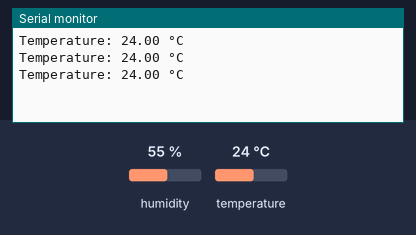
The sketch below on a simulated Arduino Mega 2560, built with avr-gcc and run on an emulated ATmega2560. Parts: the last lines printed to the serial monitor. Inputs (shaded band) come from the test bench; at power-on: temperature 24 °C, humidity 55 %.

Above: at 2.8 s.
2.9 s: temperature set to 12 °C
At 5.5 s:
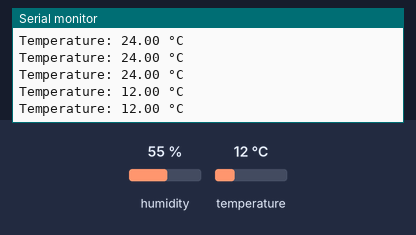
5.6 s: temperature set to 19 °C
At 6.9 s:
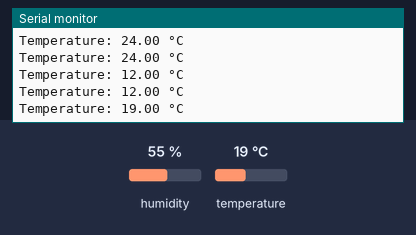
Timing chart, 0 to 8.6 s (numbered marks = the images above; inputs shaded):
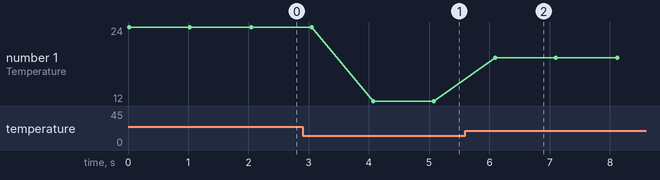

Measured:
- after the input at 2.9 s, the serial monitor: prints a new line after 1.2 s (image 1)
- after the input at 5.6 s, the serial monitor: prints a new line after 0.50 s (image 2)
- plotted number 1: 24 → 12 after the input at 2.9 s, 12 → 19 after the input at 5.6 s

The sketch:

Temp.ino
```cpp
#include <DHT.h>     // ← ต้องเป็นแบบนี้
#define PIN 23
#define TYPE DHT11

DHT dht(PIN, TYPE);

void setup() {
  Serial.begin(115200);
  dht.begin();
}

void loop() {
  float temp = dht.readTemperature();

  Serial.print("Temperature: ");
  Serial.print(temp);
  Serial.println(" °C");

  delay(1000);
}
```
